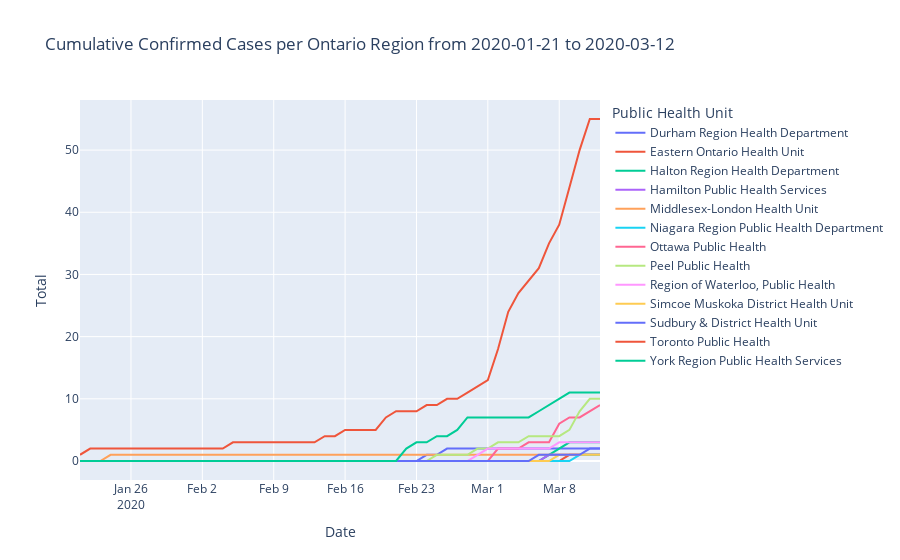

The code cell stored with this chart in its notebook:
### Code cell
#hide_input
cumline = px.line(aggdf, x="Date", y="Total", color="Reporting_PHU", title=prefix + " " + fromto,
        labels={'Reporting_PHU':'Public Health Unit'}
)
try:
    cumline.show()
except:
    cumline.show()

### Figure 1 — Plotly figure (JSON) as saved in the notebook; plotly's stock layout.template omitted (floating-point values rounded to 4 significant figures)
{"data": [{"hoverlabel": {"namelength": 0}, "hovertemplate": "Public Health Unit=Durham Region Health Department<br>Date=%{x}<br>Total=%{y}", "legendgroup": "Durham Region Health Department", "line": {"color": "#636efa", "dash": "solid"}, "mode": "lines", "name": "Durham Region Health Department", "showlegend": true, "type": "scatter", "x": ["2020-01-21", "2020-01-22", "2020-01-23", "2020-01-24", "2020-01-25", "2020-01-26", "2020-01-27", "2020-01-28", "2020-01-29", "2020-01-30", "2020-01-31", "2020-02-01", "2020-02-02", "2020-02-03", "2020-02-04", "2020-02-05", "2020-02-06", "2020-02-07", "2020-02-08", "2020-02-09", "2020-02-10", "2020-02-11", "2020-02-12", "2020-02-13", "2020-02-14", "2020-02-15", "2020-02-16", "2020-02-17", "2020-02-18", "2020-02-19", "2020-02-20", "2020-02-21", "2020-02-22", "2020-02-23", "2020-02-24", "2020-02-25", "2020-02-26", "2020-02-27", "2020-02-28", "2020-02-29", "2020-03-01", "2020-03-02", "2020-03-03", "2020-03-04", "2020-03-05", "2020-03-06", "2020-03-07", "2020-03-08", "2020-03-09", "2020-03-10", "2020-03-11", "2020-03-12"], "xaxis": "x", "y": [0, 0, 0, 0, 0, 0, 0, 0, 0, 0, 0, 0, 0, 0, 0, 0, 0, 0, 0, 0, 0, 0, 0, 0, 0, 0, 0, 0, 0, 0, 0, 0, 0, 0, 1, 1, 2, 2, 2, 2, 2, 2, 2, 2, 2, 2, 2, 2, 2, 2, 2, 2], "yaxis": "y"}, {"hoverlabel": {"namelength": 0}, "hovertemplate": "Public Health Unit=Eastern Ontario Health Unit<br>Date=%{x}<br>Total=%{y}", "legendgroup": "Eastern Ontario Health Unit", "line": {"color": "#EF553B", "dash": "solid"}, "mode": "lines", "name": "Eastern Ontario Health Unit", "showlegend": true, "type": "scatter", "x": ["2020-01-21", "2020-01-22", "2020-01-23", "2020-01-24", "2020-01-25", "2020-01-26", "2020-01-27", "2020-01-28", "2020-01-29", "2020-01-30", "2020-01-31", "2020-02-01", "2020-02-02", "2020-02-03", "2020-02-04", "2020-02-05", "2020-02-06", "2020-02-07", "2020-02-08", "2020-02-09", "2020-02-10", "2020-02-11", "2020-02-12", "2020-02-13", "2020-02-14", "2020-02-15", "2020-02-16", "2020-02-17", "2020-02-18", "2020-02-19", "2020-02-20", "2020-02-21", "2020-02-22", "2020-02-23", "2020-02-24", "2020-02-25", "2020-02-26", "2020-02-27", "2020-02-28", "2020-02-29", "2020-03-01", "2020-03-02", "2020-03-03", "2020-03-04", "2020-03-05", "2020-03-06", "2020-03-07", "2020-03-08", "2020-03-09", "2020-03-10", "2020-03-11", "2020-03-12"], "xaxis": "x", "y": [0, 0, 0, 0, 0, 0, 0, 0, 0, 0, 0, 0, 0, 0, 0, 0, 0, 0, 0, 0, 0, 0, 0, 0, 0, 0, 0, 0, 0, 0, 0, 0, 0, 0, 0, 0, 0, 0, 0, 0, 0, 0, 0, 0, 0, 0, 0, 0, 1, 1, 1, 1], "yaxis": "y"}, {"hoverlabel": {"namelength": 0}, "hovertemplate": "Public Health Unit=Halton Region Health Department<br>Date=%{x}<br>Total=%{y}", "legendgroup": "Halton Region Health Department", "line": {"color": "#00cc96", "dash": "solid"}, "mode": "lines", "name": "Halton Region Health Department", "showlegend": true, "type": "scatter", "x": ["2020-01-21", "2020-01-22", "2020-01-23", "2020-01-24", "2020-01-25", "2020-01-26", "2020-01-27", "2020-01-28", "2020-01-29", "2020-01-30", "2020-01-31", "2020-02-01", "2020-02-02", "2020-02-03", "2020-02-04", "2020-02-05", "2020-02-06", "2020-02-07", "2020-02-08", "2020-02-09", "2020-02-10", "2020-02-11", "2020-02-12", "2020-02-13", "2020-02-14", "2020-02-15", "2020-02-16", "2020-02-17", "2020-02-18", "2020-02-19", "2020-02-20", "2020-02-21", "2020-02-22", "2020-02-23", "2020-02-24", "2020-02-25", "2020-02-26", "2020-02-27", "2020-02-28", "2020-02-29", "2020-03-01", "2020-03-02", "2020-03-03", "2020-03-04", "2020-03-05", "2020-03-06", "2020-03-07", "2020-03-08", "2020-03-09", "2020-03-10", "2020-03-11", "2020-03-12"], "xaxis": "x", "y": [0, 0, 0, 0, 0, 0, 0, 0, 0, 0, 0, 0, 0, 0, 0, 0, 0, 0, 0, 0, 0, 0, 0, 0, 0, 0, 0, 0, 0, 0, 0, 0, 0, 0, 0, 0, 0, 0, 0, 0, 0, 0, 0, 0, 0, 0, 1, 2, 3, 3, 3, 3], "yaxis": "y"}, {"hoverlabel": {"namelength": 0}, "hovertemplate": "Public Health Unit=Hamilton Public Health Services<br>Date=%{x}<br>Total=%{y}", "legendgroup": "Hamilton Public Health Services", "line": {"color": "#ab63fa", "dash": "solid"}, "mode": "lines", "name": "Hamilton Public Health Services", "showlegend": true, "type": "scatter", "x": ["2020-01-21", "2020-01-22", "2020-01-23", "2020-01-24", "2020-01-25", "2020-01-26", "2020-01-27", "2020-01-28", "2020-01-29", "2020-01-30", "2020-01-31", "2020-02-01", "2020-02-02", "2020-02-03", "2020-02-04", "2020-02-05", "2020-02-06", "2020-02-07", "2020-02-08", "2020-02-09", "2020-02-10", "2020-02-11", "2020-02-12", "2020-02-13", "2020-02-14", "2020-02-15", "2020-02-16", "2020-02-17", "2020-02-18", "2020-02-19", "2020-02-20", "2020-02-21", "2020-02-22", "2020-02-23", "2020-02-24", "2020-02-25", "2020-02-26", "2020-02-27", "2020-02-28", "2020-02-29", "2020-03-01", "2020-03-02", "2020-03-03", "2020-03-04", "2020-03-05", "2020-03-06", "2020-03-07", "2020-03-08", "2020-03-09", "2020-03-10", "2020-03-11", "2020-03-12"], "xaxis": "x", "y": [0, 0, 0, 0, 0, 0, 0, 0, 0, 0, 0, 0, 0, 0, 0, 0, 0, 0, 0, 0, 0, 0, 0, 0, 0, 0, 0, 0, 0, 0, 0, 0, 0, 0, 0, 0, 0, 0, 0, 0, 0, 0, 0, 0, 0, 0, 1, 1, 1, 1, 1, 1], "yaxis": "y"}, {"hoverlabel": {"namelength": 0}, "hovertemplate": "Public Health Unit=Middlesex-London Health Unit<br>Date=%{x}<br>Total=%{y}", "legendgroup": "Middlesex-London Health Unit", "line": {"color": "#FFA15A", "dash": "solid"}, "mode": "lines", "name": "Middlesex-London Health Unit", "showlegend": true, "type": "scatter", "x": ["2020-01-21", "2020-01-22", "2020-01-23", "2020-01-24", "2020-01-25", "2020-01-26", "2020-01-27", "2020-01-28", "2020-01-29", "2020-01-30", "2020-01-31", "2020-02-01", "2020-02-02", "2020-02-03", "2020-02-04", "2020-02-05", "2020-02-06", "2020-02-07", "2020-02-08", "2020-02-09", "2020-02-10", "2020-02-11", "2020-02-12", "2020-02-13", "2020-02-14", "2020-02-15", "2020-02-16", "2020-02-17", "2020-02-18", "2020-02-19", "2020-02-20", "2020-02-21", "2020-02-22", "2020-02-23", "2020-02-24", "2020-02-25", "2020-02-26", "2020-02-27", "2020-02-28", "2020-02-29", "2020-03-01", "2020-03-02", "2020-03-03", "2020-03-04", "2020-03-05", "2020-03-06", "2020-03-07", "2020-03-08", "2020-03-09", "2020-03-10", "2020-03-11", "2020-03-12"], "xaxis": "x", "y": [0, 0, 0, 1, 1, 1, 1, 1, 1, 1, 1, 1, 1, 1, 1, 1, 1, 1, 1, 1, 1, 1, 1, 1, 1, 1, 1, 1, 1, 1, 1, 1, 1, 1, 1, 1, 1, 1, 1, 1, 1, 1, 1, 1, 1, 1, 1, 1, 1, 1, 1, 1], "yaxis": "y"}, {"hoverlabel": {"namelength": 0}, "hovertemplate": "Public Health Unit=Niagara Region Public Health Department<br>Date=%{x}<br>Total=%{y}", "legendgroup": "Niagara Region Public Health Department", "line": {"color": "#19d3f3", "dash": "solid"}, "mode": "lines", "name": "Niagara Region Public Health Department", "showlegend": true, "type": "scatter", "x": ["2020-01-21", "2020-01-22", "2020-01-23", "2020-01-24", "2020-01-25", "2020-01-26", "2020-01-27", "2020-01-28", "2020-01-29", "2020-01-30", "2020-01-31", "2020-02-01", "2020-02-02", "2020-02-03", "2020-02-04", "2020-02-05", "2020-02-06", "2020-02-07", "2020-02-08", "2020-02-09", "2020-02-10", "2020-02-11", "2020-02-12", "2020-02-13", "2020-02-14", "2020-02-15", "2020-02-16", "2020-02-17", "2020-02-18", "2020-02-19", "2020-02-20", "2020-02-21", "2020-02-22", "2020-02-23", "2020-02-24", "2020-02-25", "2020-02-26", "2020-02-27", "2020-02-28", "2020-02-29", "2020-03-01", "2020-03-02", "2020-03-03", "2020-03-04", "2020-03-05", "2020-03-06", "2020-03-07", "2020-03-08", "2020-03-09", "2020-03-10", "2020-03-11", "2020-03-12"], "xaxis": "x", "y": [0, 0, 0, 0, 0, 0, 0, 0, 0, 0, 0, 0, 0, 0, 0, 0, 0, 0, 0, 0, 0, 0, 0, 0, 0, 0, 0, 0, 0, 0, 0, 0, 0, 0, 0, 0, 0, 0, 0, 0, 0, 0, 0, 0, 0, 0, 0, 0, 0, 1, 1, 1], "yaxis": "y"}, {"hoverlabel": {"namelength": 0}, "hovertemplate": "Public Health Unit=Ottawa Public Health<br>Date=%{x}<br>Total=%{y}", "legendgroup": "Ottawa Public Health", "line": {"color": "#FF6692", "dash": "solid"}, "mode": "lines", "name": "Ottawa Public Health", "showlegend": true, "type": "scatter", "x": ["2020-01-21", "2020-01-22", "2020-01-23", "2020-01-24", "2020-01-25", "2020-01-26", "2020-01-27", "2020-01-28", "2020-01-29", "2020-01-30", "2020-01-31", "2020-02-01", "2020-02-02", "2020-02-03", "2020-02-04", "2020-02-05", "2020-02-06", "2020-02-07", "2020-02-08", "2020-02-09", "2020-02-10", "2020-02-11", "2020-02-12", "2020-02-13", "2020-02-14", "2020-02-15", "2020-02-16", "2020-02-17", "2020-02-18", "2020-02-19", "2020-02-20", "2020-02-21", "2020-02-22", "2020-02-23", "2020-02-24", "2020-02-25", "2020-02-26", "2020-02-27", "2020-02-28", "2020-02-29", "2020-03-01", "2020-03-02", "2020-03-03", "2020-03-04", "2020-03-05", "2020-03-06", "2020-03-07", "2020-03-08", "2020-03-09", "2020-03-10", "2020-03-11", "2020-03-12"], "xaxis": "x", "y": [0, 0, 0, 0, 0, 0, 0, 0, 0, 0, 0, 0, 0, 0, 0, 0, 0, 0, 0, 0, 0, 0, 0, 0, 0, 0, 0, 0, 0, 0, 0, 0, 0, 0, 0, 0, 0, 0, 0, 0, 0, 2, 2, 2, 3, 3, 3, 6, 7, 7, 8, 9], "yaxis": "y"}, {"hoverlabel": {"namelength": 0}, "hovertemplate": "Public Health Unit=Peel Public Health<br>Date=%{x}<br>Total=%{y}", "legendgroup": "Peel Public Health", "line": {"color": "#B6E880", "dash": "solid"}, "mode": "lines", "name": "Peel Public Health", "showlegend": true, "type": "scatter", "x": ["2020-01-21", "2020-01-22", "2020-01-23", "2020-01-24", "2020-01-25", "2020-01-26", "2020-01-27", "2020-01-28", "2020-01-29", "2020-01-30", "2020-01-31", "2020-02-01", "2020-02-02", "2020-02-03", "2020-02-04", "2020-02-05", "2020-02-06", "2020-02-07", "2020-02-08", "2020-02-09", "2020-02-10", "2020-02-11", "2020-02-12", "2020-02-13", "2020-02-14", "2020-02-15", "2020-02-16", "2020-02-17", "2020-02-18", "2020-02-19", "2020-02-20", "2020-02-21", "2020-02-22", "2020-02-23", "2020-02-24", "2020-02-25", "2020-02-26", "2020-02-27", "2020-02-28", "2020-02-29", "2020-03-01", "2020-03-02", "2020-03-03", "2020-03-04", "2020-03-05", "2020-03-06", "2020-03-07", "2020-03-08", "2020-03-09", "2020-03-10", "2020-03-11", "2020-03-12"], "xaxis": "x", "y": [0, 0, 0, 0, 0, 0, 0, 0, 0, 0, 0, 0, 0, 0, 0, 0, 0, 0, 0, 0, 0, 0, 0, 0, 0, 0, 0, 0, 0, 0, 0, 0, 0, 0, 0, 1, 1, 1, 1, 2, 2, 3, 3, 3, 4, 4, 4, 4, 5, 8, 10, 10], "yaxis": "y"}, {"hoverlabel": {"namelength": 0}, "hovertemplate": "Public Health Unit=Region of Waterloo, Public Health<br>Date=%{x}<br>Total=%{y}", "legendgroup": "Region of Waterloo, Public Health", "line": {"color": "#FF97FF", "dash": "solid"}, "mode": "lines", "name": "Region of Waterloo, Public Health", "showlegend": true, "type": "scatter", "x": ["2020-01-21", "2020-01-22", "2020-01-23", "2020-01-24", "2020-01-25", "2020-01-26", "2020-01-27", "2020-01-28", "2020-01-29", "2020-01-30", "2020-01-31", "2020-02-01", "2020-02-02", "2020-02-03", "2020-02-04", "2020-02-05", "2020-02-06", "2020-02-07", "2020-02-08", "2020-02-09", "2020-02-10", "2020-02-11", "2020-02-12", "2020-02-13", "2020-02-14", "2020-02-15", "2020-02-16", "2020-02-17", "2020-02-18", "2020-02-19", "2020-02-20", "2020-02-21", "2020-02-22", "2020-02-23", "2020-02-24", "2020-02-25", "2020-02-26", "2020-02-27", "2020-02-28", "2020-02-29", "2020-03-01", "2020-03-02", "2020-03-03", "2020-03-04", "2020-03-05", "2020-03-06", "2020-03-07", "2020-03-08", "2020-03-09", "2020-03-10", "2020-03-11", "2020-03-12"], "xaxis": "x", "y": [0, 0, 0, 0, 0, 0, 0, 0, 0, 0, 0, 0, 0, 0, 0, 0, 0, 0, 0, 0, 0, 0, 0, 0, 0, 0, 0, 0, 0, 0, 0, 0, 0, 0, 0, 0, 0, 0, 0, 1, 2, 2, 2, 2, 2, 2, 2, 3, 3, 3, 3, 3], "yaxis": "y"}, {"hoverlabel": {"namelength": 0}, "hovertemplate": "Public Health Unit=Simcoe Muskoka District Health Unit<br>Date=%{x}<br>Total=%{y}", "legendgroup": "Simcoe Muskoka District Health Unit", "line": {"color": "#FECB52", "dash": "solid"}, "mode": "lines", "name": "Simcoe Muskoka District Health Unit", "showlegend": true, "type": "scatter", "x": ["2020-01-21", "2020-01-22", "2020-01-23", "2020-01-24", "2020-01-25", "2020-01-26", "2020-01-27", "2020-01-28", "2020-01-29", "2020-01-30", "2020-01-31", "2020-02-01", "2020-02-02", "2020-02-03", "2020-02-04", "2020-02-05", "2020-02-06", "2020-02-07", "2020-02-08", "2020-02-09", "2020-02-10", "2020-02-11", "2020-02-12", "2020-02-13", "2020-02-14", "2020-02-15", "2020-02-16", "2020-02-17", "2020-02-18", "2020-02-19", "2020-02-20", "2020-02-21", "2020-02-22", "2020-02-23", "2020-02-24", "2020-02-25", "2020-02-26", "2020-02-27", "2020-02-28", "2020-02-29", "2020-03-01", "2020-03-02", "2020-03-03", "2020-03-04", "2020-03-05", "2020-03-06", "2020-03-07", "2020-03-08", "2020-03-09", "2020-03-10", "2020-03-11", "2020-03-12"], "xaxis": "x", "y": [0, 0, 0, 0, 0, 0, 0, 0, 0, 0, 0, 0, 0, 0, 0, 0, 0, 0, 0, 0, 0, 0, 0, 0, 0, 0, 0, 0, 0, 0, 0, 0, 0, 0, 0, 0, 0, 0, 0, 0, 0, 0, 0, 0, 0, 0, 0, 1, 1, 1, 1, 1], "yaxis": "y"}, {"hoverlabel": {"namelength": 0}, "hovertemplate": "Public Health Unit=Sudbury & District Health Unit<br>Date=%{x}<br>Total=%{y}", "legendgroup": "Sudbury & District Health Unit", "line": {"color": "#636efa", "dash": "solid"}, "mode": "lines", "name": "Sudbury & District Health Unit", "showlegend": true, "type": "scatter", "x": ["2020-01-21", "2020-01-22", "2020-01-23", "2020-01-24", "2020-01-25", "2020-01-26", "2020-01-27", "2020-01-28", "2020-01-29", "2020-01-30", "2020-01-31", "2020-02-01", "2020-02-02", "2020-02-03", "2020-02-04", "2020-02-05", "2020-02-06", "2020-02-07", "2020-02-08", "2020-02-09", "2020-02-10", "2020-02-11", "2020-02-12", "2020-02-13", "2020-02-14", "2020-02-15", "2020-02-16", "2020-02-17", "2020-02-18", "2020-02-19", "2020-02-20", "2020-02-21", "2020-02-22", "2020-02-23", "2020-02-24", "2020-02-25", "2020-02-26", "2020-02-27", "2020-02-28", "2020-02-29", "2020-03-01", "2020-03-02", "2020-03-03", "2020-03-04", "2020-03-05", "2020-03-06", "2020-03-07", "2020-03-08", "2020-03-09", "2020-03-10", "2020-03-11", "2020-03-12"], "xaxis": "x", "y": [0, 0, 0, 0, 0, 0, 0, 0, 0, 0, 0, 0, 0, 0, 0, 0, 0, 0, 0, 0, 0, 0, 0, 0, 0, 0, 0, 0, 0, 0, 0, 0, 0, 0, 0, 0, 0, 0, 0, 0, 0, 0, 0, 0, 0, 1, 1, 1, 1, 1, 2, 2], "yaxis": "y"}, {"hoverlabel": {"namelength": 0}, "hovertemplate": "Public Health Unit=Toronto Public Health<br>Date=%{x}<br>Total=%{y}", "legendgroup": "Toronto Public Health", "line": {"color": "#EF553B", "dash": "solid"}, "mode": "lines", "name": "Toronto Public Health", "showlegend": true, "type": "scatter", "x": ["2020-01-21", "2020-01-22", "2020-01-23", "2020-01-24", "2020-01-25", "2020-01-26", "2020-01-27", "2020-01-28", "2020-01-29", "2020-01-30", "2020-01-31", "2020-02-01", "2020-02-02", "2020-02-03", "2020-02-04", "2020-02-05", "2020-02-06", "2020-02-07", "2020-02-08", "2020-02-09", "2020-02-10", "2020-02-11", "2020-02-12", "2020-02-13", "2020-02-14", "2020-02-15", "2020-02-16", "2020-02-17", "2020-02-18", "2020-02-19", "2020-02-20", "2020-02-21", "2020-02-22", "2020-02-23", "2020-02-24", "2020-02-25", "2020-02-26", "2020-02-27", "2020-02-28", "2020-02-29", "2020-03-01", "2020-03-02", "2020-03-03", "2020-03-04", "2020-03-05", "2020-03-06", "2020-03-07", "2020-03-08", "2020-03-09", "2020-03-10", "2020-03-11", "2020-03-12"], "xaxis": "x", "y": [1, 2, 2, 2, 2, 2, 2, 2, 2, 2, 2, 2, 2, 2, 2, 3, 3, 3, 3, 3, 3, 3, 3, 3, 4, 4, 5, 5, 5, 5, 7, 8, 8, 8, 9, 9, 10, 10, 11, 12, 13, 18, 24, 27, 29, 31, 35, 38, 44, 50, 55, 55], "yaxis": "y"}, {"hoverlabel": {"namelength": 0}, "hovertemplate": "Public Health Unit=York Region Public Health Services<br>Date=%{x}<br>Total=%{y}", "legendgroup": "York Region Public Health Services", "line": {"color": "#00cc96", "dash": "solid"}, "mode": "lines", "name": "York Region Public Health Services", "showlegend": true, "type": "scatter", "x": ["2020-01-21", "2020-01-22", "2020-01-23", "2020-01-24", "2020-01-25", "2020-01-26", "2020-01-27", "2020-01-28", "2020-01-29", "2020-01-30", "2020-01-31", "2020-02-01", "2020-02-02", "2020-02-03", "2020-02-04", "2020-02-05", "2020-02-06", "2020-02-07", "2020-02-08", "2020-02-09", "2020-02-10", "2020-02-11", "2020-02-12", "2020-02-13", "2020-02-14", "2020-02-15", "2020-02-16", "2020-02-17", "2020-02-18", "2020-02-19", "2020-02-20", "2020-02-21", "2020-02-22", "2020-02-23", "2020-02-24", "2020-02-25", "2020-02-26", "2020-02-27", "2020-02-28", "2020-02-29", "2020-03-01", "2020-03-02", "2020-03-03", "2020-03-04", "2020-03-05", "2020-03-06", "2020-03-07", "2020-03-08", "2020-03-09", "2020-03-10", "2020-03-11", "2020-03-12"], "xaxis": "x", "y": [0, 0, 0, 0, 0, 0, 0, 0, 0, 0, 0, 0, 0, 0, 0, 0, 0, 0, 0, 0, 0, 0, 0, 0, 0, 0, 0, 0, 0, 0, 0, 0, 2, 3, 3, 4, 4, 5, 7, 7, 7, 7, 7, 7, 7, 8, 9, 10, 11, 11, 11, 11], "yaxis": "y"}], "layout": {"legend": {"title": {"text": "Public Health Unit"}, "tracegroupgap": 0}, "title": {"text": "Cumulative Confirmed Cases per Ontario Region from 2020-01-21 to 2020-03-12"}, "xaxis": {"anchor": "y", "domain": [0, 1], "title": {"text": "Date"}}, "yaxis": {"anchor": "x", "domain": [0, 1], "title": {"text": "Total"}}}}
